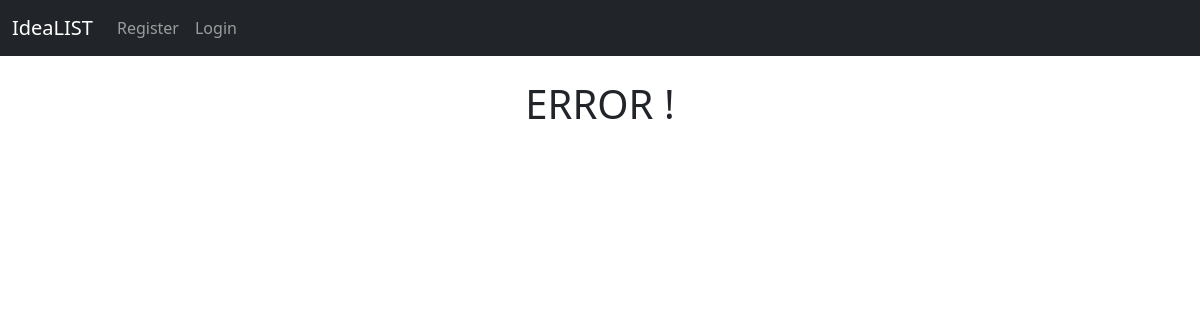
/category/UNKNOW/, run on an earlier commit of the app's database.
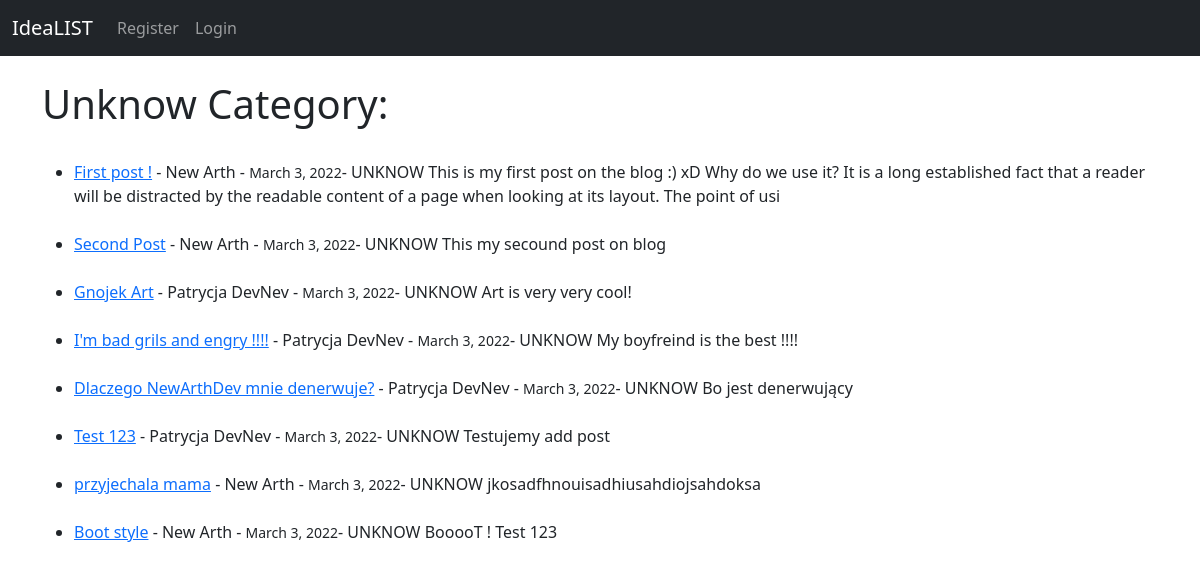
And on a later commit of the database.
### theblog/models.py (models this page shows, shortened)
class Post(models.Model):
    title = models.CharField(max_length=255)
    title_TAG = models.CharField(max_length=255, default="My BLOG! " )  # on nie zostawił
    author = models.ForeignKey(User, on_delete=models.CASCADE,default = User)
    body = models.TextField()
    post_date = models.DateField(auto_now_add=True)
    category = models.CharField(max_length=100)

### theblog/views.py (the view)
# urls.py: path('category/<str:cats>/', CategoryView, name='category'),
def CategoryView(request, cats):
    category_posts = Post.objects.filter(category=cats)
    return render(request, 'categories.html',{'cats' : cats.title(), 'category_posts' : category_posts })

### theblog/templates/categories.html (shortened to what this page needs)
{% extends 'base.html' %}
{% block content %}
    {% if category_posts %}
        <h1>{{ cats }} Category: </h1><br>
        <ul>
            {% for post in category_posts %}
            <li><a href="{% url 'article-detail' post.pk %}"> {{ post.title }}</a>
                - {{ post.author.first_name }}
                {{ post.author.last_name }} - <small>{{ post.post_date }}</small>- {{ post.category }}
            {{ post.body|slice:":200"|safe }}</li><br/>
            {% endfor %}
        </ul>
    {% else %}
        <h1><center>ERROR !</h1>
    {% endif %}
{% endblock %}

What changed in the data, as far as the page shows it:
now on this page (row edited): Post: title "First post !", author.first_name "New", author.last_name "Arth", post_date "March 3, 2022", category "UNKNOW", body "This is my first post on the blog :) xD Why do we use it? It is a long established fact that a reader will be distracted by the readable content of a page when looking at its layout. The point of usi"
now on this page (row edited): Post: title "Second Post", author.first_name "New", author.last_name "Arth", post_date "March 3, 2022", category "UNKNOW", body "This my secound post on blog"
now on this page (row edited): Post: title "Gnojek Art", author.first_name "Patrycja", author.last_name "DevNev", post_date "March 3, 2022", category "UNKNOW", body "Art is very very cool!"
now on this page (row edited): Post: title "I'm bad grils and engry !!!!", author.first_name "Patrycja", author.last_name "DevNev", post_date "March 3, 2022", category "UNKNOW", body "My boyfreind is the best !!!!"
now on this page (row edited): Post: title "Dlaczego NewArthDev mnie denerwuje?", author.first_name "Patrycja", author.last_name "DevNev", post_date "March 3, 2022", category "UNKNOW", body "Bo jest denerwujący"
now on this page (row edited): Post: title "Test 123", author.first_name "Patrycja", author.last_name "DevNev", post_date "March 3, 2022", category "UNKNOW", body "Testujemy add post"
now on this page (row edited): Post: title "przyjechala mama", author.first_name "New", author.last_name "Arth", post_date "March 3, 2022", category "UNKNOW", body "jkosadfhnouisadhiusahdiojsahdoksa"
now on this page (row edited): Post: title "Boot style", author.first_name "New", author.last_name "Arth", post_date "March 3, 2022", category "UNKNOW", body "BooooT ! Test 123"
Also different on the page:
{{ cats }}: (not shown) → "Unknow"
text no longer shown: "ERROR !"
text now shown: "Category:"
